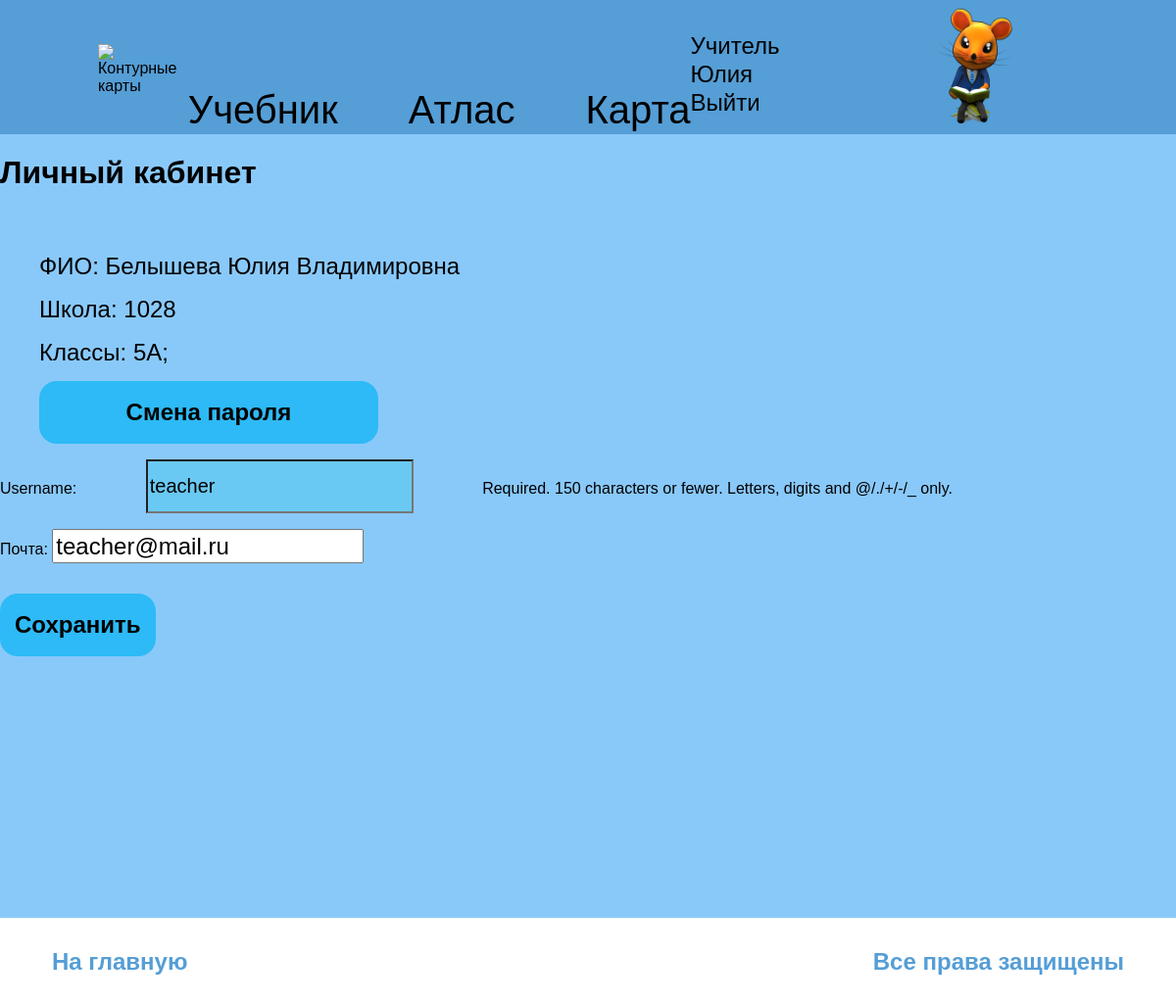
Page /profile/ (signed in) on the earlier database version.
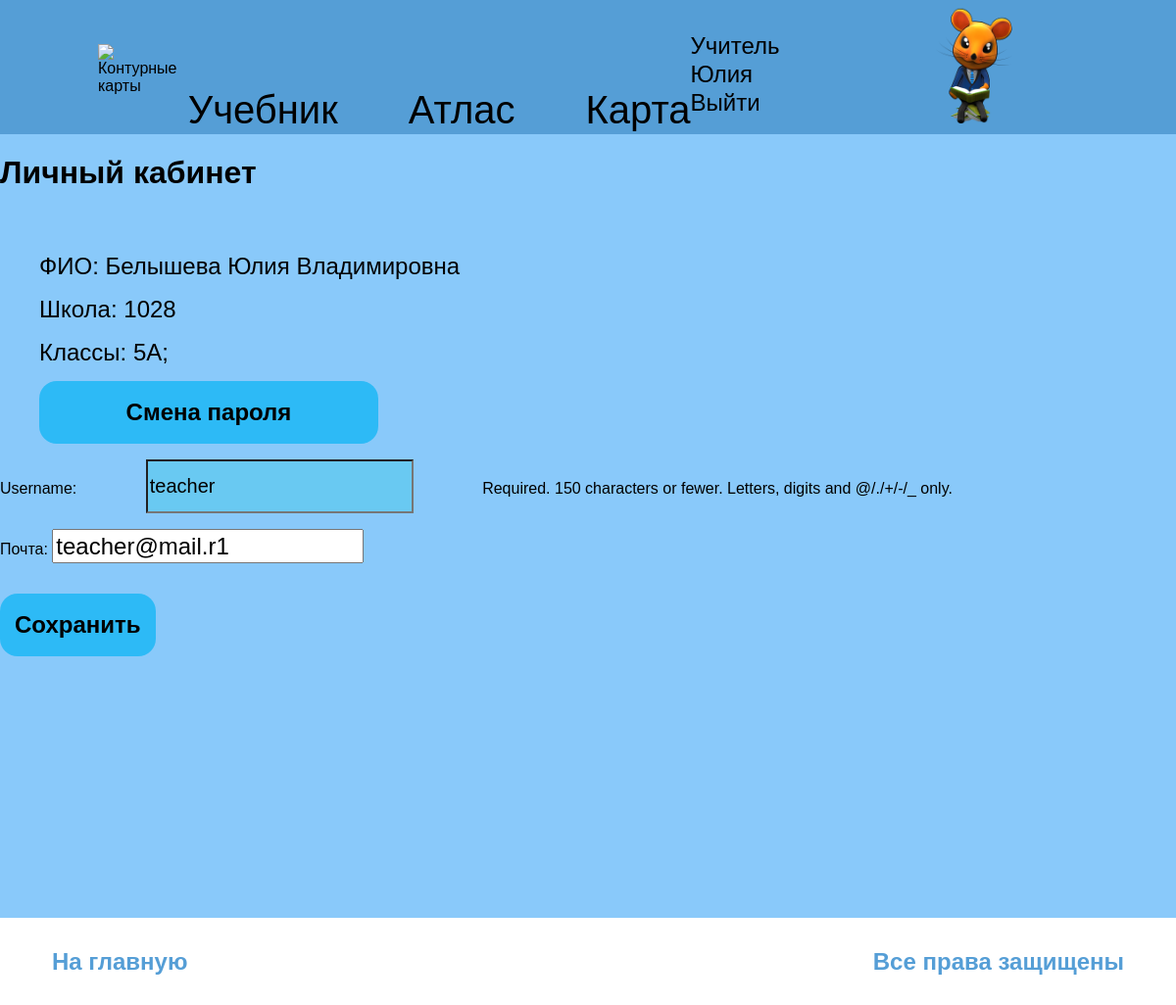
Same page on the later database version.
### main/models.py (models this page shows, shortened)
class Auth(AbstractUser):
    email = models.EmailField(null=True, verbose_name = 'Почта', unique=True, max_length=150)
    last_name = models.CharField(null=True, verbose_name = 'Фамилия', max_length=150)
    first_name = models.CharField(null=True, verbose_name = 'Имя', max_length=150)
    patronymic = models.CharField(null=True, verbose_name = 'Отчество', max_length=150)
    birth_date = models.DateField(null=True, verbose_name = 'Дата рождения', blank=True)
    is_teacher = models.BooleanField(verbose_name = 'Учитель', default=False)
    user_class = models.ForeignKey(
        Classes,
        null=True,
        verbose_name = 'Класс',
        on_delete = models.CASCADE,
        blank=True
    )
    school_number = models.ForeignKey(
        Schools,
        null=True,
        verbose_name = 'Номер школы',
        on_delete = models.CASCADE
    )
    class Meta:
        verbose_name = _("user")
        verbose_name_plural = _("Пользователи")

### account/views.py (the view, shortened to what this page needs)
# urls.py: path('', account_changes, name = 'account'),
@login_required
@transaction.atomic
def account_changes(request):
    if request.user.is_authenticated:
        user_info = Auth.objects.get(id=request.user.id)
        user_school = Schools.objects.get(id=request.user.school_number_id)
        if request.method == 'POST':
            user_form = UserForm(request.POST, instance=request.user)
            teacher_form = TeacherForm(request.POST, instance=request.user)
            if user_form.is_valid() and teacher_form.is_valid():
                user_form.save()
                teacher_form.save()
                messages.success(request, _('Ваш профиль был успешно обновлен!'))
                return redirect('/')
            else:
                messages.error(request, _('Пожалуйста, исправьте ошибки.'))
        else:
            user_form = UserForm(instance=request.user)
            teacher_form = TeacherForm(instance=request.user)
        if request.user.is_teacher:
            teacher_classes = Classes.objects.filter(school_id=request.user.school_number_id)
            class_teacher = Classes.objects.filter(teacher_id=request.user.id)
            context = {
                'user_school': user_school,
                'teacher_form': teacher_form,
                'teacher_classes': teacher_classes,
                'class_teacher': class_teacher,
                'user_info': user_info,
            }
        return render(request, 'account/profile.html', context=context)
    return render(request, 'account/profile.html', context=context)

### account/forms.py
class TeacherForm(ModelForm):
    class Meta:
        model = Auth
        fields = ['username', 'email'] # 'first_name', 'last_name', 'patronymic'
        widgets = {
            'username': TextInput(attrs ={
                'class': 'info-span',
                'placeholder': 'Логин'
            }),
            'email': EmailInput(attrs={
                'class':'info-span',
                'placeholder':'Почта'
            }),
        }

### templates/account/profile.html (shortened to what this page needs)
{% extends 'main/layouts/layout.html' %} {% load static %}
{% block main %}
{% if request.user.is_authenticated %}
    {% if request.user.is_teacher %}
        <h1>Личный кабинет</h1>
        <section class="account-info">
            <span class="info-span">ФИО: {{ user_info.last_name }} {{ user_info.first_name }} {{ user_info.patronymic }} </span>
            <span class="info-span">Школа: {{ user_school.school_num }} </span>
            <span class="info-span">Классы: {% for c in teacher_classes %} {{ c.class_number }}{{ c.class_letter }}; {% endfor %}</span>
            <a href="{% url 'password_change' %}" class="button-acc">Смена пароля</a>
        </section>
        <form method="post">
                {{ teacher_form.as_p }}
    <button class="button-acc" type="submit">Сохранить</button>
    {% endif %}
{% endif %}
{% endblock %}

### templates/main/layouts/layout.html (shortened to what this page needs)
{% load static %}
<!DOCTYPE html>
<html lang="ru">
<head>
    <link href="{% static '/main/css/style.css' %}" rel="stylesheet">
</head>
<body>
    <header class="adapt-header">
        <section class="page-navbar">
            <div class="left-navbar">
                {% if request.user.is_teacher %}
                    <a href="{% url 'teacher_classes' %}" class="logo">
                {% else %}
                    <a href="{% url 'home' %}" class="logo">
                {% endif %}
                    <img src="{% static 'main/gif/logo.gif' %}" alt="Контурные карты" class="logo-gif" windth='220' height="220">
                    </a>
            </div>
            {% block body %}
                {% if request.user.is_authenticated %}
            <div class="center-navbar">
                <a href="{% url 'book' %}" class="center-nav-link">Учебник</a>
                <a href="{% url 'atlas' %}" class="center-nav-link">Атлас</a>
                <a href="{% url 'contour_map' %}" class="center-nav-link">Карта</a>
            </div>
                {% endif %}
            {% endblock %}
            <div class="right-navbar">
                <div class="navbar-registration">
                    {% if request.user.is_authenticated %}
                        <span class="hello-text">
                        {% if request.user.is_teacher %}
                            Учитель {% if request.user.first_name %} {{ user.first_name }} {% else %} {{ user.username }} {% endif %}
                        {% else %}
                            Ученик {% if request.user.first_name == None %} {{ user.username }} {% else %} {{ user.first_name }} {% endif %}
                        {% endif %}
                        <a href="{% url 'logout' %}" class="logout-link">Выйти</a>
                        </span>
                    {% else %}
                    <a href="{% url 'login' %}" class="registration-link">Войти</a>
                    {% endif %}
                </div>
                {% if request.user.is_authenticated %}
                    {% if request.user.is_teacher %}
                        <a href="{% url 'account' %}" class="icon-account">
                            <img src="{% static '/main/img/kvoka1.png' %}" alt="User" windth='119' height="119">
                    {% else %}
                        <a href="{% url 'account' %}" class="icon-account">
                            <img src="{% static '/main/img/kvoka.png' %}" alt="User" windth='119' height="119">
                    {% endif %}
                {% else %}
                    <img src="{% static '/main/img/kvoka.png' %}" alt="User" windth='119' height="119">
                {% endif %}
            </a>
        </div>
    </section>
</header>
    <div class="wrapper">
        <main>
            {% block main %} {% endblock %}
        </main>
    </div>
    <footer>
{% block footer %}
    {% if request.user.is_teacher %}
        <a href="{% url 'teacher_classes' %}" class="to-start">На главную</a>
    {% else %}
        <a href="{% url 'home' %}" class="to-start">На главную</a>
    {% endif %}
        <span class="copyright"> Все права защищены</span>
{% endblock %}
    </footer>
</body>
</html>

Differences in the rows shown:
changed Auth "Юлия": email "teacher@mail.ru" → "teacher@mail.r1"
